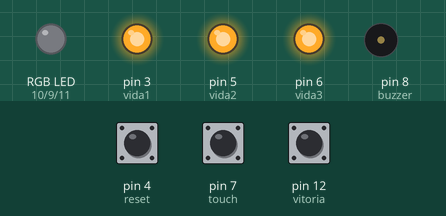
This sketch was run on a simulated Arduino Uno, built with avr-gcc and run on an emulated ATmega328P. On the bench: an RGB LED mixed from three pins (HIGH = lit), output pins drawn as LEDs (lit = HIGH), buzzer (waves = sounding). Dashed ring = blinking. The inputs (shaded band) are chosen by the test bench; at power-on: pin 7 (touch) HIGH, pin 12 (vitoria) HIGH, pin 4 (reset) HIGH.

Above: at 1.2 s.
1.3 s: pin 7 (touch) pulled LOW for 0.15 s
At 1.4 s:
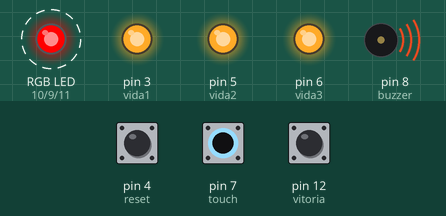
4.3 s: pin 12 (vitoria) pulled LOW for 3.2 s
At 6.89 s:
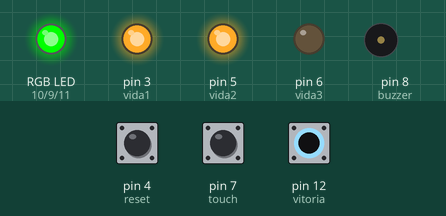
9.1 s: pin 4 (reset) pulled LOW for 0.15 s
At 10.3 s:
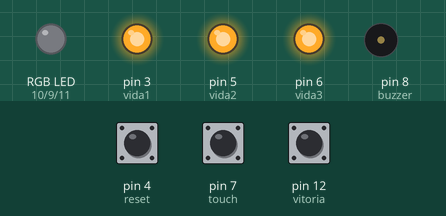
10.7 s: pin 12 (vitoria) pulled LOW for 0.15 s
At 10.85 s:
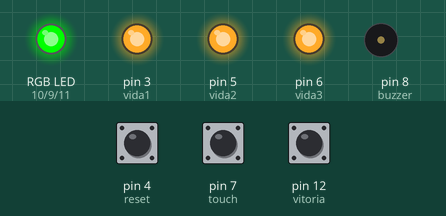
13.7 s: pin 4 (reset) pulled LOW for 3.2 s
At 13.85 s:
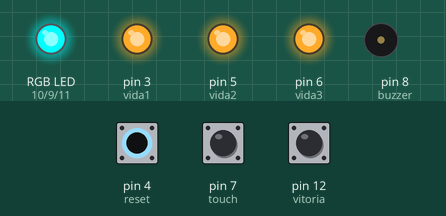
18.4 s: pin 7 (touch) pulled LOW for 1 s
At 25.0 s:
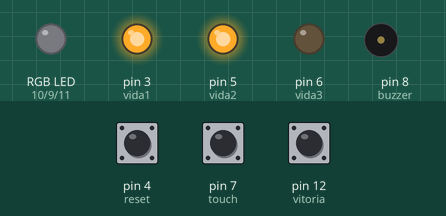
Timing chart, 0 to 25.3 s (numbered marks = the images above; inputs shaded):
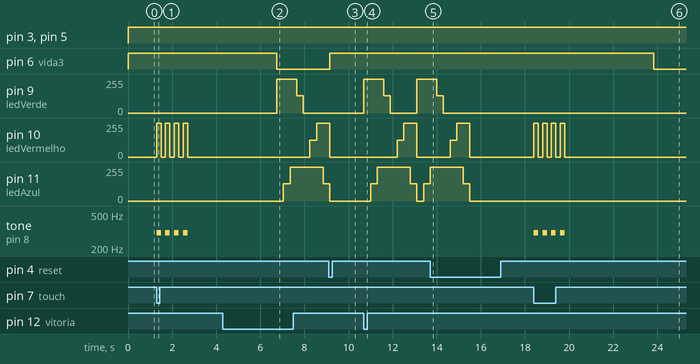

Measured:
- after the input at 1.3 s, pin 10 (ledVermelho): alternates 255/255 for 0.20 s and 0/255 for 0.20 s, 8 changes in all, then stays 0/255, starting at once; tone on pin 8 (buzzer): alternates 300 Hz for 0.20 s and silent for 0.20 s, 8 changes in all, then stays silent, starting at once
- after the input at 4.3 s, pin 9 (ledVerde): 0/255 → 255/255 after 2.4 s, → 128/255 0.90 s later, → 0/255 0.30 s later; pin 10 (ledVermelho): 0/255 → 127/255 after 3.9 s, → 255/255 0.30 s later; pin 11 (ledAzul): 0/255 → 128/255 after 2.7 s, → 255/255 0.30 s later, → 128/255 1.5 s later
- after the input at 9.1 s, pin 6 (vida3): LOW → HIGH after 0.05 s; pin 9 (ledVerde): stays 0/255 (without the input it goes to 255/255 after 0.05 s); pin 11 (ledAzul): goes on until 9.1 s, then stays 0/255
- after the input at 10.7 s, pin 9 (ledVerde): 0/255 → 255/255 at once, → 128/255 0.90 s later, → 0/255 0.30 s later, → 255/255 1.2 s later; pin 10 (ledVermelho): 0/255 → 127/255 after 1.5 s, → 255/255 0.30 s later, → 0/255 0.60 s later
- after the input at 13.7 s, pin 9 (ledVerde): goes on until 14.3 s, then stays 0/255; pin 10 (ledVermelho), pin 11 (ledAzul): goes on until 15.5 s, then stays 0/255
- after the input at 18.4 s, pin 6 (vida3): HIGH → LOW after 5.4 s; pin 10 (ledVermelho): alternates 255/255 for 0.20 s and 0/255 for 0.20 s, 8 changes in all, then stays 0/255, starting at once; tone on pin 8 (buzzer): alternates 300 Hz for 0.20 s and silent for 0.20 s, 8 changes in all, then stays silent, starting at once

The sketch:

labirinto_el_trico_3_11.ino
```cpp
// C++ code
//

// # DEFINE NOME AOS COMPONENTES/PORTAS


//BUZZER
#define buzzer 8

//LED RGB
#define ledVermelho 10
#define ledVerde 9
#define ledAzul 11

//PORTA QUE VERIFICA O TOQUE DO ARAME
#define touch 7

//VIDAS QUE DEFINEM O ESTADO DOS LEDS VERDES
#define vida1 3
#define vida2 5
#define vida3 6

//BOTÃO QUE RENICIA O JOGO CASO GANHE OU PERCA
#define reset 4

//ARAME FINAL QUE INDICA QUE O JOGADOR GANHOU
#define vitoria 12


//DEFINAÇÃO DE VARIÁVEIS

int vidas = 3; //NÚMERO DE VIDAS

bool safe = true; //ESTADO DE TOQUE
int cont = 0; //CONTAGEM PARA O CIRCUITO NÃO CONTINUAR LENDO O TOQUE
int touchI; //VARIÁVEL QUE VAI SER USADA PARA ARMAZENAR A INFORMAÇÃO DE INPUT
int resetI;
int vitoriaI;


void setup()
{
  pinMode(ledVermelho, OUTPUT);
  pinMode(ledVerde, OUTPUT);
  pinMode(ledAzul, OUTPUT);
  pinMode(buzzer, OUTPUT);
  pinMode(vida1, OUTPUT);
  pinMode(vida2, OUTPUT);
  pinMode(vida3, OUTPUT);
  pinMode(reset, INPUT_PULLUP);//COM PULL_UP NÃO É NECESSÁRIO O USO DE UM RESISTOR
  pinMode(touch, INPUT_PULLUP);
  pinMode(vitoria, INPUT_PULLUP);
}

void loop()
{
  touchI = digitalRead(touch);//touchI TERÁ O VALOR DA LEITURA DE touch
  resetI = digitalRead(reset);
  vitoriaI = digitalRead(vitoria);

  if(vitoriaI == 0){ //SE O JOGADOR GANHAR / SE HAVER TOQUE


    while(resetI == 1){//ENQUANTO RESET NÃO FOR APERTADO
      //VERDE
      analogWrite(ledVerde, 255);
      delay(300);

      //VERDE ÁGUA
      analogWrite(ledAzul, 128);
      delay(300);

      //CIANO
      analogWrite(ledVerde, 255);
      analogWrite(ledAzul, 255);
      delay(300);

      //AZUL CLARO
      analogWrite(ledVerde, 128);
      analogWrite(ledAzul, 255);
      delay(300);

      //AZUL ESCURO
      analogWrite(ledVerde, 0);
      analogWrite(ledAzul, 255);
      delay(300);

      //ROXO
      analogWrite(ledVermelho, 127);
      analogWrite(ledAzul, 255);
      delay(300);

      //ROSA
      analogWrite(ledVermelho, 255);
      analogWrite(ledAzul, 255);
      delay(300);

      //ROSA SHOCK
      analogWrite(ledVermelho, 255);
      analogWrite(ledAzul, 128);
      delay(300);
      analogWrite(ledVermelho, 0);
      analogWrite(ledAzul, 0);

      resetI = digitalRead(reset);//O VALOR É NOVAMENTE INICIADO POIS NÃO É POSSÍVEL SAIR DO LOOP

	  //REINICIA O JOGO
      if(resetI == 0){
        analogWrite(ledVerde, 0);
        analogWrite(ledVermelho, 0);
        analogWrite(ledAzul, 0);
        vidas=3;
        safe=true;
        cont=0;
        break;
      }

    }
  }

  if(vidas > 0){ //SE O JOGADOR ETIVER VIVO

    if(touchI == 0){ //CASO HAJA O TOQUE DOS ARAMES

      vidas--;
      safe = false;
      for(int i = 0; i<4; i++){//LED PICA EM VERMELHO E BUZZER É ATIVADO
        tone(buzzer, 150*(vidas));
        digitalWrite(ledVermelho, 255);
        delay(200);
        digitalWrite(ledVermelho, 0);
        noTone(buzzer);
        delay(200);
      }

    }
  }


  if (vidas==3) {//SE AS VIDAS ESTIVEREM CHEIAS

    analogWrite(vida1, 255);
    analogWrite(vida2, 255);
    analogWrite(vida3, 255);


    } else if (vidas==2) {//SE TIVER 2 VIDAS
      analogWrite(vida1, 255);
      analogWrite(vida2, 255);

      while(safe==false){//ENQUANTO A POSIÇÃO FOR DESFAVORÁVEL
          for(int i = 0; i <256; i++){//OSCILA A POTENCIA DO LED VERMELHO
            analogWrite(vida3,i);
            delay(5);
          }
        analogWrite(vida3,0);
        cont++;
        if(cont>2){//SE A CONTAGEM FOR MAIOR QUE 2
            safe=true;//POSIÇÃO FAVORÁVEL
          	cont=0;//CONTAGEM VOLTA A ZERO PARA AS PRÓXIMAS CONTAGENS
          }
      }

    analogWrite(vida3, 0);


    } else if (vidas==1) {//SE TIVER 1 VIDA
      analogWrite(vida1, 255);
      analogWrite(vida3, 0);

      while(safe==false){
          for(int i = 0; i <256; i++){
            analogWrite(vida2,i);
            delay(5);
          }
        analogWrite(vida2,0);
        cont++;
        if(cont>2){
            safe=true;
          	cont=0;
          }
      }

    analogWrite(vida2, 0);


    } else if (vidas==0) {//SE NÃO TIVER VIDAS
      analogWrite(vida1,0);
      analogWrite(vida2,0);
      analogWrite(vida3,0);

      if(resetI == 1){//SE NÃO HOUVER TOQUE NO BOTÃO RESET
        analogWrite(ledVermelho, 255);
        delay(200);
        analogWrite(ledVermelho,0);
        delay(200);

      }else{//CASO HAJA TOQUE NO BOTÃO RESET
        digitalWrite(ledVermelho, 0);
        vidas=3;
        safe=true;
        cont=0;
      }

   }

}
```
